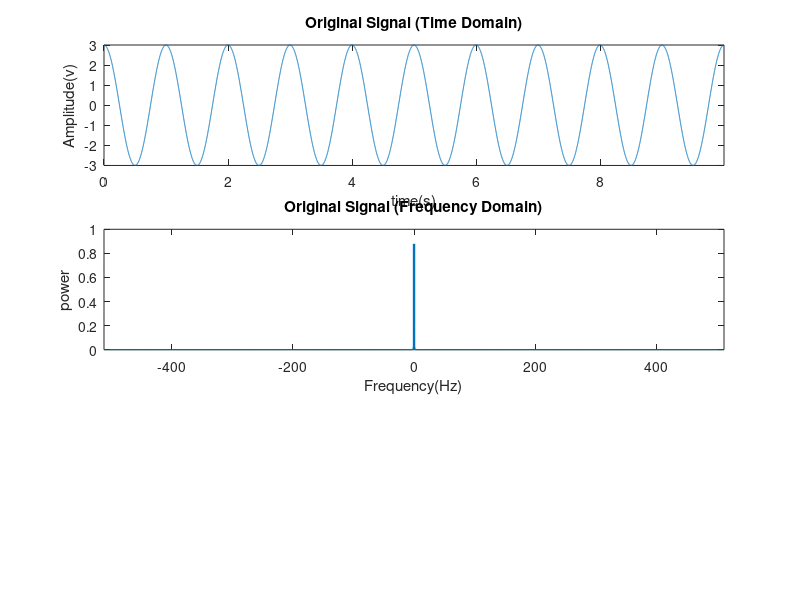

The MATLAB source for this figure: (Note: this script raises an error after producing the figure.)
%% Initializing MATLAB
close all
clear
clc
%% Creating a Signal
% Signal Specifications
A = 3; % Amplitude(v)
F = 1; % Frequency(Hz)
theta = (1/2)*pi; % Phase(Radian)
TD = 10; % Time Duration(s)
Fs = 1024; % Sampling Frequency(Hz)

% Time Domain Variables
Ts = 1/Fs; % Sampling period
L = TD*Fs; % Length of signal (Number of samples)
t = (0:L-1)*Ts; % Time Axes
omega = 2*pi*F; % Angular Velocity

% Frequency Domain Variables
nfft = 2^nextpow2(L); % Fast Fourier Transform Optimum Data Points
f = (-nfft/2:nfft/2-1)*(Fs/nfft); % Frequency Axes
%% Creating The Signal
S = A*sin(omega*t+theta); % Sine Wave
% S = A*(sin(omega*t+theta) + cos(omega*2*t+theta) +...
%     sin(omega*3*t+theta) + cos(omega*4*t+theta)); % Mixed Signal
%% Visualizing The Signal
% Time Domain
figure('Name','Signal Windowing')
subplot(3,2,[1,2]);
plot(t,S)
xlim([min(t) max(t)])
xlabel('time(s)'),ylabel('Amplitude(v)')
title('Original Signal (Time Domain)')
% Frequency Domain
y = fftshift(fft(S,nfft))/nfft;
power = abs(y).^2;

subplot(3,2,[3,4]);
plot(f,power)
xlim([min(f) max(f)]) % xlim([-round(Fs/2) round(Fs/2)])
xlabel('Frequency(Hz)'),ylabel('power')
title('Original Signal (Frequency Domain)')
drawnow
%% windowing
W = 1; % S
WN = round(W*Fs);
WS = windowing(S,WN,true,0);
n = randperm(size(WS,1),1);
Wt = ((n-1)*WN:n*WN-1)*Ts;

if n<10
    n1 = n;
else
    n1 = mod(n,10);
end
switch n1
    case 1
        TS = sprintf('%dst Window  Length = %gs',n,WN*Ts);
    case 2
        TS = sprintf('%dnd Window  Length = %gs',n,WN*Ts);
    case 3
        TS = sprintf('%drd Window  Length = %gs',n,WN*Ts);
    otherwise
        TS = sprintf('%dth Window  Length = %gs',n,WN*Ts);
end

subplot(3,2,5)
plot(Wt,WS(n,:))
xlim([min(Wt) max(Wt)])
xlabel('time(s)'),ylabel('Amplitude(v)')
title(TS)
drawnow

Wnfft = 2^nextpow2(WN); % Fast Fourier Transform Optimum Data Points
Wf = (-Wnfft/2:Wnfft/2-1)*(Fs/Wnfft); % Frequency border
Wy = fftshift(fft(WS(n,:),Wnfft))/Wnfft;
Wpower = abs(Wy).^2;
subplot(3,2,6)
plot(Wf,Wpower)
xlim([min(Wf) max(Wf)])
xlabel('Frequency(Hz)'),ylabel('Power')
title(TS)
drawnow
%% All Windows
Wt = (0:WN-1)*Ts;
Wnfft = 2^nextpow2(WN); % Fast Fourier Transform Optimum Data Points
Wf = (-Wnfft/2:Wnfft/2-1)*(Fs/Wnfft); % Frequency border

figure('Name','All Windows')
for nn = 1: size(WS,1)
    
    Wy = fftshift(fft(WS(nn,:),Wnfft))/Wnfft;
    Wpower = abs(Wy).^2;
    
    subplot 211
    plot(Wt,WS(nn,:))
    xlim([min(Wt) max(Wt)])
    xlabel('time(s)'),ylabel('Amplitude(v)')
    title(['Time Domain- Window Number: ',num2str(nn)])
    hold on
    subplot 212
    plot(Wf,Wpower)
    xlim([min(Wf) max(Wf)])
    xlabel('Frequency(Hz)'),ylabel('Power')
    title(['Frequency Domain- Window Number: ',num2str(nn)])
    hold on
    pause(0.2)
    
end
